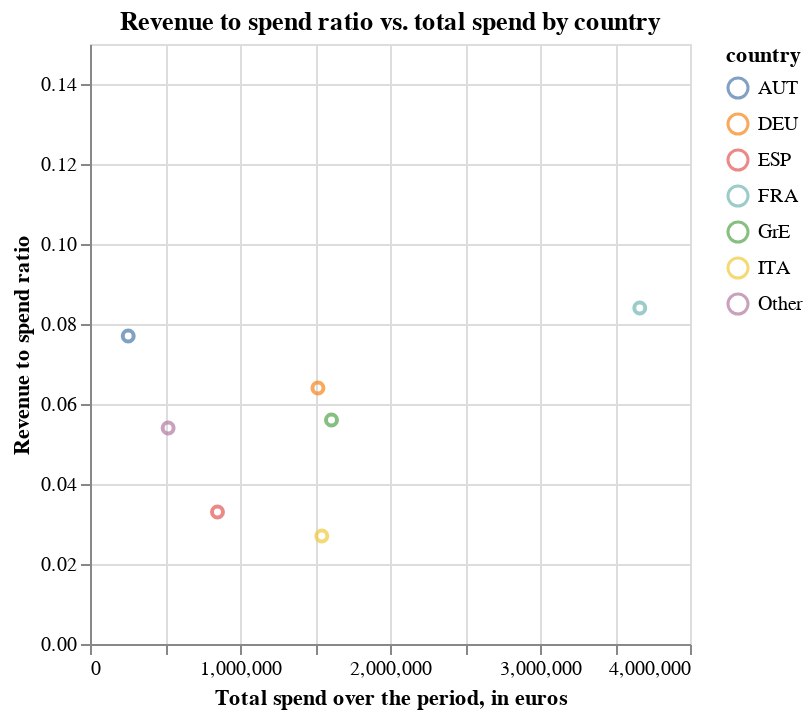

This figure's notebook cell:
### Markdown cell above
**Findings** 

Despite spending significantly more in France on paid social than in other countries, it's in France that our spend remains most efficient (from a Membership revenues standpoint).


Paid social spend in Austria is quite minimal as it has historically been challenging to scale ads on that channel. Having said that, ads remain efficient. Same goes for Germany. Premium cohorts in Austria and Germany generally activate and retain more than in other European countries. The goal should be to scale premium ads (at least as a % of total paid social spend in those countries), by allocating more budget or increasing CACs. Also, it should be noted that since we can see if the first fee is paid, we could set up tests without having to wait for months to see the results.

Also, it is worth noting that GrE significantly outperforms Spain and Italy (~0.055 vs. ~0.03), with a similar level of spending.

### Code cell
alt.Chart(
    dfc0[["country", "cost_with_vat", "value_6m", "rev_to_spend"]]
).mark_point().encode(
    x=alt.X(
        "cost_with_vat:Q", axis=alt.Axis(title="Total spend over the period, in euros")
    ),
    y=alt.Y(
        "rev_to_spend:Q",
        axis=alt.Axis(title="Revenue to spend ratio"),
        scale=alt.Scale(domain=[0, 0.15]),
    ),
    color="country:N",
).properties(
    width=300,
    height=300,
    title="Revenue to spend ratio vs. total spend by country",
)

### Figure 1 — Vega-Lite specification as saved in the notebook (floating-point values rounded to 4 significant figures)
{"config": {"view": {"continuousWidth": 400, "continuousHeight": 300}}, "data": {"name": "data-246d8962fb30d056fe9a0f008e841eab"}, "mark": "point", "encoding": {"color": {"type": "nominal", "field": "country"}, "x": {"type": "quantitative", "axis": {"title": "Total spend over the period, in euros"}, "field": "cost_with_vat"}, "y": {"type": "quantitative", "axis": {"title": "Revenue to spend ratio"}, "field": "rev_to_spend", "scale": {"domain": [0, 0.15]}}}, "height": 300, "title": "Revenue to spend ratio vs. total spend by country", "width": 300, "$schema": "https://vega.github.io/schema/vega-lite/v4.8.1.json", "datasets": {"data-246d8962fb30d056fe9a0f008e841eab": [{"country": "FRA", "cost_with_vat": 3665000.0, "value_6m": 308400.0, "rev_to_spend": 0.084}, {"country": "AUT", "cost_with_vat": 254800.0, "value_6m": 19600.0, "rev_to_spend": 0.077}, {"country": "DEU", "cost_with_vat": 1520000.0, "value_6m": 97310.0, "rev_to_spend": 0.064}, {"country": "GrE", "cost_with_vat": 1610000.0, "value_6m": 90350.0, "rev_to_spend": 0.056}, {"country": "Other", "cost_with_vat": 520900.0, "value_6m": 28290.0, "rev_to_spend": 0.054}, {"country": "ESP", "cost_with_vat": 849900.0, "value_6m": 28050.0, "rev_to_spend": 0.033}, {"country": "ITA", "cost_with_vat": 1545000.0, "value_6m": 41340.0, "rev_to_spend": 0.027}]}}
